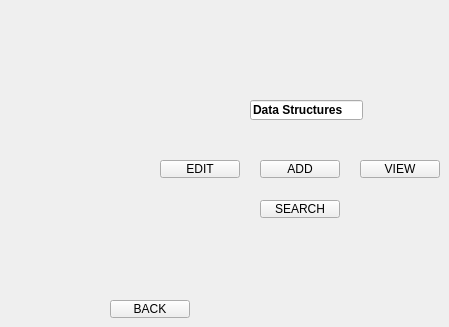
    <widget class="QWidget" name="DataStructures">
     <widget class="QPushButton" name="add_ds">
      <property name="geometry">
       <rect>
        <x>260</x>
        <y>160</y>
        <width>80</width>
        <height>18</height>
       </rect>
      </property>
      <property name="text">
       <string>ADD</string>
      </property>
     </widget>
     <widget class="QPushButton" name="edit_ds">
      <property name="geometry">
       <rect>
        <x>160</x>
        <y>160</y>
        <width>80</width>
        <height>18</height>
       </rect>
      </property>
      <property name="text">
       <string>EDIT</string>
      </property>
     </widget>
     <widget class="QPushButton" name="view_ds">
      <property name="geometry">
       <rect>
        <x>360</x>
        <y>160</y>
        <width>80</width>
        <height>18</height>
       </rect>
      </property>
      <property name="text">
       <string>VIEW</string>
      </property>
     </widget>
     <widget class="QPushButton" name="search_ds">
      <property name="geometry">
       <rect>
        <x>260</x>
        <y>200</y>
        <width>80</width>
        <height>18</height>
       </rect>
      </property>
      <property name="text">
       <string>SEARCH</string>
      </property>
     </widget>
     <widget class="QPushButton" name="back_ds">
      <property name="geometry">
       <rect>
        <x>110</x>
        <y>300</y>
        <width>80</width>
        <height>18</height>
       </rect>
      </property>
      <property name="text">
       <string>BACK</string>
      </property>
     </widget>
     <widget class="QLineEdit" name="ds_heading">
      <property name="geometry">
       <rect>
        <x>250</x>
        <y>100</y>
        <width>113</width>
        <height>20</height>
       </rect>
      </property>
      <property name="font">
       <font>
        <bold>true</bold>
       </font>
      </property>
      <property name="text">
       <string>Data Structures</string>
      </property>
      <property name="readOnly">
       <bool>true</bool>
      </property>
     </widget>
    </widget>
